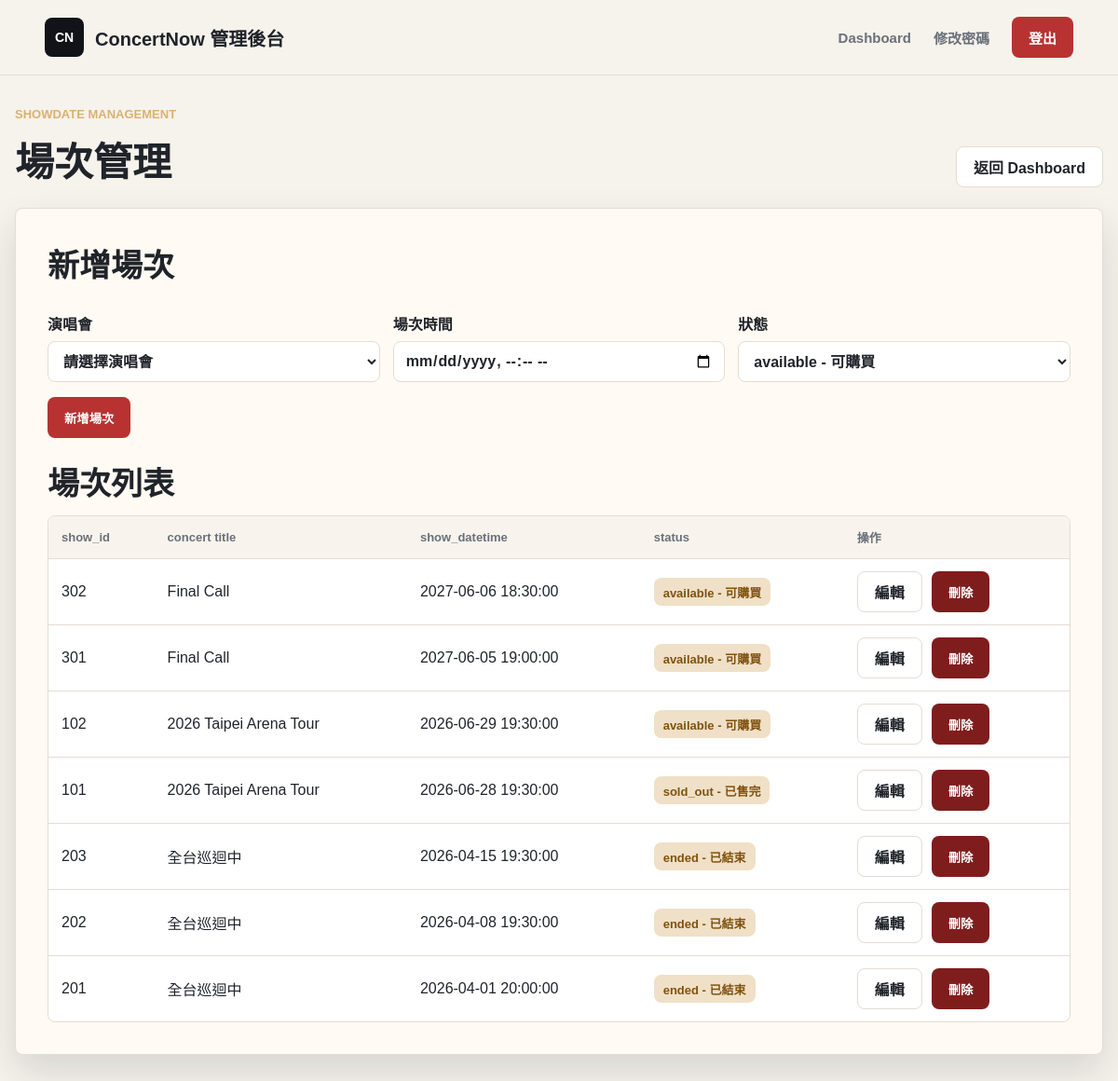
Page /manager/shows.php (signed in) on the committed database.
### tables this page shows
CREATE TABLE ShowDate (
    show_id INT AUTO_INCREMENT PRIMARY KEY,
    concert_id INT NOT NULL,                          
    show_datetime DATETIME NOT NULL,                  
    status VARCHAR(50) DEFAULT 'available',           
    FOREIGN KEY (concert_id) REFERENCES Concert(concert_id) ON DELETE CASCADE
);

CREATE TABLE Concert (
    concert_id INT AUTO_INCREMENT PRIMARY KEY,
    artist VARCHAR(100) NOT NULL,                     
    title VARCHAR(255) NOT NULL,                      
    venue VARCHAR(100) NOT NULL,                      
    concert_address VARCHAR(255) NOT NULL,                    
    image VARCHAR(255),                               
    sale_start DATETIME NOT NULL,                     
    sale_end DATETIME NOT NULL,                       
    description TEXT,                                 
    notice TEXT,                                      
    created_at TIMESTAMP DEFAULT CURRENT_TIMESTAMP
);

### includes/manager_auth.php (called while the page is built, shortened)
<?php
function h($value)
{
    return htmlspecialchars((string) $value, ENT_QUOTES, 'UTF-8');
}

### manager/shows.php (the view, shortened to what this page needs)
<?php
require_once __DIR__ . '/../includes/manager_auth.php';
require_once __DIR__ . '/../includes/db_config.php';
$allowedStatuses = ['available', 'sold_out', 'ended'];
$statusLabels = [
    'available' => '可購買',
    'sold_out' => '已售完',
    'ended' => '已結束',
];
$errors = [];
$shows = [];
$editShow = null;
$dbReady = $pdo instanceof PDO;
if ($dbReady) {
    try {
        $stmt = $pdo->query(
            'SELECT s.show_id, s.concert_id, s.show_datetime, s.status, c.title AS concert_title
             FROM ShowDate s
             INNER JOIN Concert c ON c.concert_id = s.concert_id
             ORDER BY s.show_datetime DESC, s.show_id DESC'
        );
        $shows = $stmt->fetchAll();
    } catch (PDOException $exception) {
        error_log('Fetch shows failed: ' . $exception->getMessage());
        $errors[] = '讀取場次列表失敗，請稍後再試。';
    }
}
$isEditing = is_array($editShow);
$formTitle = $isEditing ? '編輯場次' : '新增場次';
$formDateTime = $isEditing ? showDateTimeInputValue($editShow['show_datetime'] ?? '') : ($_POST['show_datetime'] ?? '');
$formStatus = $isEditing ? ($editShow['status'] ?? 'available') : ($_POST['status'] ?? 'available');
?>
<!doctype html>
<html lang="zh-Hant">
<head>
    <link rel="stylesheet" href="../assets/css/style.css">
</head>
<body>
    <header class="site-header">
        <a class="brand" href="/concert_system/manager/dashboard.php" aria-label="ConcertNow 管理後台">
            <span class="brand-mark">CN</span>
            <span>ConcertNow 管理後台</span>
        </a>
        <nav class="main-nav" aria-label="管理功能">
            <a href="/concert_system/manager/dashboard.php">Dashboard</a>
            <a href="/concert_system/manager/change_password.php">修改密碼</a>
            <a class="login-button" href="/concert_system/manager/logout.php">登出</a>
        </nav>
    </header>
    <main class="concert-section manager-shows">
        <div class="section-title">
            <div>
                <p>ShowDate Management</p>
                <h2>場次管理</h2>
            </div>
            <a class="secondary-action" href="/concert_system/manager/dashboard.php">返回 Dashboard</a>
        </div>
        <section class="placeholder-card shows-panel">
            <div class="shows-layout">
                <form class="shows-form" method="post" action="/concert_system/manager/shows.php">
                    <h1><?= h($formTitle) ?></h1>
                    <div class="shows-form-grid">
                        <label>
                            演唱會
                            <select name="concert_id" required <?= !$dbReady ? 'disabled' : '' ?>>
                                <option value="">請選擇演唱會</option>
                            </select>
                        </label>
                        <label>
                            場次時間
                            <input type="datetime-local" name="show_datetime" value="<?= h($formDateTime) ?>" required <?= !$dbReady ? 'disabled' : '' ?>>
                        </label>
                        <label>
                            狀態
                            <select name="status" required <?= !$dbReady ? 'disabled' : '' ?>>
                                <?php foreach ($allowedStatuses as $status): ?>
                                    <option value="<?= h($status) ?>" <?= $formStatus === $status ? 'selected' : '' ?>>
                                        <?= h($status) ?> - <?= h($statusLabels[$status]) ?>
                                    </option>
                                <?php endforeach; ?>
                            </select>
                        </label>
                    </div>
                    <div class="shows-actions">
                        <button class="placeholder-link" type="submit" <?= !$dbReady ? 'disabled' : '' ?>>
                            <?= $isEditing ? '更新場次' : '新增場次' ?>
                        </button>
                    </div>
                </form>
                <div>
                    <h1>場次列表</h1>
                    <div class="table-wrap">
                        <?php if ($shows): ?>
                            <table class="shows-table">
                                <thead>
                                    <tr>
                                        <th>show_id</th>
                                        <th>concert title</th>
                                        <th>show_datetime</th>
                                        <th>status</th>
                                        <th>操作</th>
                                    </tr>
                                </thead>
                                <tbody>
                                    <?php foreach ($shows as $show): ?>
                                        <tr>
                                            <td><?= h($show['show_id']) ?></td>
                                            <td><?= h($show['concert_title']) ?></td>
                                            <td><?= h($show['show_datetime']) ?></td>
                                            <td>
                                                <span class="status-pill">
                                                    <?= h($show['status']) ?> - <?= h($statusLabels[$show['status']] ?? $show['status']) ?>
                                                </span>
                                            </td>
                                            <td>
                                                <div class="table-actions">
                                                    <a class="secondary-action" href="/concert_system/manager/shows.php?edit_id=<?= h($show['show_id']) ?>">編輯</a>
                                                    <form method="post" action="/concert_system/manager/shows.php" onsubmit="return confirm('確定要刪除此場次嗎？');">
                                                        <button class="danger-action" type="submit">刪除</button>
                                                    </form>
                                                </div>
                                            </td>
                                        </tr>
                                    <?php endforeach; ?>
                                </tbody>
                            </table>
                        <?php else: ?>
                            <div class="empty-row">目前沒有場次資料。</div>
                        <?php endif; ?>
                    </div>
                </div>
            </div>
        </section>
    </main>
</body>
</html>

### assets/css/style.css (style rules this page uses)
:root { --bg: #f6f2ec; --surface: #fffaf3; --text: #20242a; --muted: #6a7079; --line: #e4ddd2; --accent: #b83232; --accent-dark: #8f2323; --ink: #111318; --shadow: 0 18px 40px rgba(31, 35, 40, 0.14); }
* { box-sizing: border-box; }
html { scroll-behavior: smooth; }
body { margin: 0; min-height: 100vh; background: var(--bg); color: var(--text); font-family: "PingFang TC", "Noto Sans TC", "Microsoft JhengHei", Arial, sans-serif; }
a { color: inherit; text-decoration: none; }
.site-header { position: sticky; top: 0; z-index: 20; display: flex; align-items: center; justify-content: space-between; gap: 24px; width: 100%; padding: 18px clamp(18px, 4vw, 56px); background: rgba(246, 242, 236, 0.92); border-bottom: 1px solid rgba(228, 221, 210, 0.9); backdrop-filter: blur(16px); }
.brand { display: inline-flex; align-items: center; gap: 12px; font-size: 20px; font-weight: 800; letter-spacing: 0; }
.brand-mark { display: inline-grid; place-items: center; width: 42px; height: 42px; color: #fff; background: var(--ink); border-radius: 8px; font-size: 14px; }
.main-nav { display: flex; align-items: center; gap: clamp(12px, 2vw, 28px); color: var(--muted); font-size: 15px; font-weight: 700; }
.login-button, .primary-action, .ticket-link, .secondary-action, .disabled-action, .seat-zone-action, .show-select-action, .placeholder-link, .auth-submit { display: inline-flex; align-items: center; justify-content: center; min-height: 44px; padding: 0 18px; border: 0; border-radius: 8px; background: var(--accent); color: #fff; font-weight: 800; cursor: pointer; }
.secondary-action { border: 1px solid var(--line); background: #fff; color: var(--text); }
.slide-kicker, .section-title p { margin: 0 0 10px; color: #d9b26f; font-size: 13px; font-weight: 900; letter-spacing: 0; text-transform: uppercase; }
.concert-section { width: min(1180px, calc(100% - 32px)); margin: 64px auto 72px; }
.section-title { display: flex; align-items: end; justify-content: space-between; gap: 20px; margin-bottom: 22px; }
.section-title h2 { margin: 0; color: var(--text); font-size: clamp(28px, 4vw, 42px); letter-spacing: 0; }
.placeholder-card { width: min(620px, 100%); padding: 34px; border: 1px solid var(--line); border-radius: 8px; background: var(--surface); box-shadow: var(--shadow); }
.placeholder-card h1 { margin: 0 0 12px; font-size: 34px; }

### manager/shows.php (style rules this page uses)
.manager-shows { margin-top: 34px; }
.shows-panel { width: 100%; max-width: none; }
.shows-layout { display: grid; gap: 22px; }
.shows-form { display: grid; gap: 16px; }
.shows-form-grid { display: grid; grid-template-columns: repeat(3, minmax(0, 1fr)); gap: 14px; }
.shows-form label { display: grid; gap: 7px; font-weight: 800; }
.shows-form select, .shows-form input { width: 100%; min-height: 44px; padding: 10px 12px; border: 1px solid var(--line); border-radius: 8px; background: #fff; color: var(--text); font: inherit; }
.shows-actions, .table-actions { display: flex; flex-wrap: wrap; gap: 10px; align-items: center; }
.table-wrap { overflow-x: auto; border: 1px solid var(--line); border-radius: 8px; background: #fff; }
.shows-table { width: 100%; border-collapse: collapse; min-width: 760px; }
.shows-table th, .shows-table td { padding: 13px 14px; border-bottom: 1px solid var(--line); text-align: left; vertical-align: middle; white-space: nowrap; }
.shows-table th { background: #f8f4ed; color: var(--muted); font-size: 13px; font-weight: 900; }
.shows-table tr:last-child td { border-bottom: 0; }
.status-pill { display: inline-flex; align-items: center; min-height: 30px; padding: 0 10px; border-radius: 8px; background: #efe0c7; color: #80520e; font-size: 13px; font-weight: 900; }
.danger-action { display: inline-flex; align-items: center; justify-content: center; min-height: 44px; padding: 0 18px; border: 0; border-radius: 8px; background: #7f1d1d; color: #fff; font-weight: 800; cursor: pointer; }

### rows in the picture
showdate: show_id "302", concert.title "Final Call", show_datetime "2027-06-06 18:30:00", status "available", status "可購買"
showdate: show_id "301", concert.title "Final Call", show_datetime "2027-06-05 19:00:00", status "available", status "可購買"
showdate: show_id "102", concert.title "2026 Taipei Arena Tour", show_datetime "2026-06-29 19:30:00", status "available", status "可購買"
showdate: show_id "101", concert.title "2026 Taipei Arena Tour", show_datetime "2026-06-28 19:30:00", status "sold_out", status "已售完"
showdate: show_id "203", concert.title "全台巡迴中", show_datetime "2026-04-15 19:30:00", status "ended", status "已結束"
showdate: show_id "202", concert.title "全台巡迴中", show_datetime "2026-04-08 19:30:00", status "ended", status "已結束"
showdate: show_id "201", concert.title "全台巡迴中", show_datetime "2026-04-01 20:00:00", status "ended", status "已結束"

### other values in the picture
$formTitle "新增場次"
form field status "available - 可購買"
